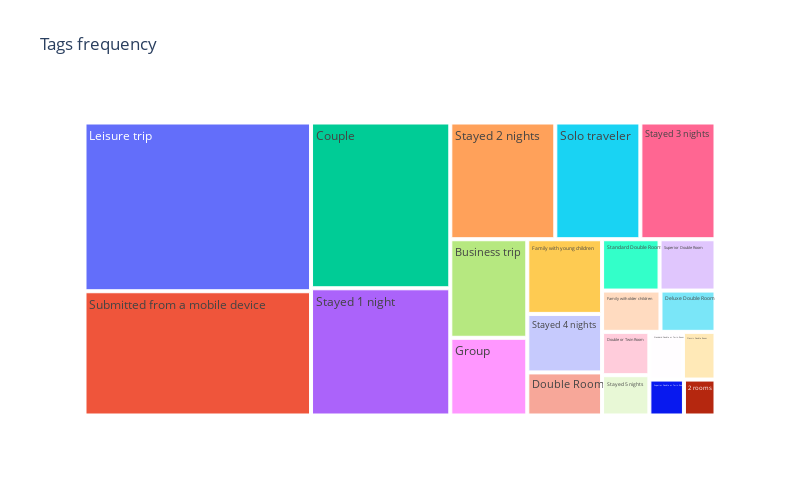

Notebook code for this chart:
### Code cell
# Построим график.
fig = px.treemap(df_tags,
                 path=['tag'],
                 values='count',
                 height=500, #высота
                 width=800, #ширина
                 title='Tags frequency')

fig.show()

### Figure 1 — Plotly figure (JSON) as saved in the notebook; plotly's stock layout.template omitted (floating-point values rounded to 4 significant figures)
{"data": [{"branchvalues": "total", "domain": {"x": [0, 1], "y": [0, 1]}, "hovertemplate": "labels=%{label}<br>count=%{value}<br>parent=%{parent}<br>id=%{id}<extra></extra>", "ids": ["2 rooms", "Business trip", "Classic Double Room", "Couple", "Deluxe Double Room", "Double Room", "Double or Twin Room", "Family with older children", "Family with young children", "Group", "Leisure trip", "Solo traveler", "Standard Double Room", "Standard Double or Twin Room", "Stayed 1 night", "Stayed 2 nights", "Stayed 3 nights", "Stayed 4 nights", "Stayed 5 nights", "Submitted from a mobile device", "Superior Double Room", "Superior Double or Twin Room"], "labels": ["2 rooms", "Business trip", "Classic Double Room", "Couple", "Deluxe Double Room", "Double Room", "Double or Twin Room", "Family with older children", "Family with young children", "Group", "Leisure trip", "Solo traveler", "Standard Double Room", "Standard Double or Twin Room", "Stayed 1 night", "Stayed 2 nights", "Stayed 3 nights", "Stayed 4 nights", "Stayed 5 nights", "Submitted from a mobile device", "Superior Double Room", "Superior Double or Twin Room"], "name": "", "parents": ["", "", "", "", "", "", "", "", "", "", "", "", "", "", "", "", "", "", "", "", "", ""], "type": "treemap", "values": [12393, 82939, 16989, 252294, 24823, 35207, 22393, 26349, 61015, 65392, 417778, 108545, 32248, 17483, 193645, 133937, 95821, 47817, 20845, 307640, 31393, 13570]}], "layout": {"height": 500, "legend": {"tracegroupgap": 0}, "title": {"text": "Tags frequency"}, "width": 800}}
